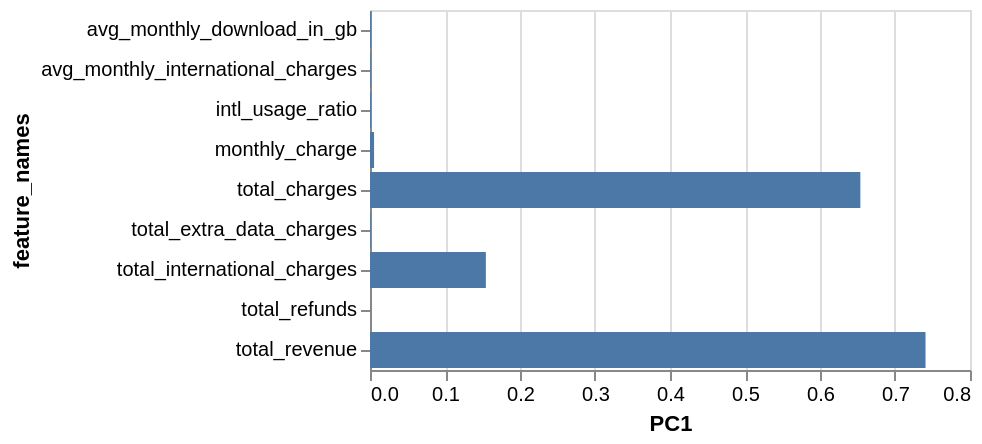

Notebook code for this chart:
### Code cell
#Display a horizontal bar chart with the loadings of PC1 against the original features
alt.Chart(loadings_df).mark_bar().encode(
    x='PC1:Q',
    y="feature_names:N"
)

### Figure 1 — Vega-Lite specification as saved in the notebook (floating-point values rounded to 4 significant figures)
{"config": {"view": {"continuousWidth": 300, "continuousHeight": 300}}, "data": {"name": "data-43b88189f758e1afe562094d1dea7576"}, "mark": {"type": "bar"}, "encoding": {"x": {"field": "PC1", "type": "quantitative"}, "y": {"field": "feature_names", "type": "nominal"}}, "$schema": "https://vega.github.io/schema/vega-lite/v5.20.1.json", "datasets": {"data-43b88189f758e1afe562094d1dea7576": [{"feature_names": "avg_monthly_international_charges", "PC1": 0.0008328, "PC2": -0.003711}, {"feature_names": "avg_monthly_download_in_gb", "PC1": 0.001102, "PC2": 0.002552}, {"feature_names": "monthly_charge", "PC1": 0.005398, "PC2": 0.008145}, {"feature_names": "total_charges", "PC1": 0.6538, "PC2": 0.7557}, {"feature_names": "total_refunds", "PC1": 8.283e-05, "PC2": 0.0001037}, {"feature_names": "total_extra_data_charges", "PC1": 0.0008304, "PC2": 0.000933}, {"feature_names": "total_international_charges", "PC1": 0.1545, "PC2": -0.08475}, {"feature_names": "total_revenue", "PC1": 0.7407, "PC2": -0.6494}, {"feature_names": "intl_usage_ratio", "PC1": 0.001132, "PC2": -0.005185}]}}
